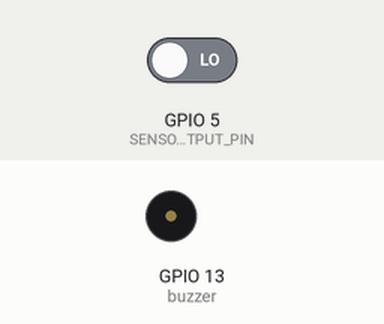
Simulated run of this sketch. Board: ESP8266 (NodeMCU). Parts: buzzer (waves = sounding, pin HIGH). The inputs (shaded band) are chosen by the test bench; at power-on: GPIO 5 (SENSOR_OUTPUT_PIN) LOW. WiFi joins after 1.5 s; servers stay silent unless stated; what the sketch prints to the serial monitor is not drawn.

Above: at 3.7 s.
3.8 s: GPIO 5 (SENSOR_OUTPUT_PIN) driven HIGH
At 5.9 s:
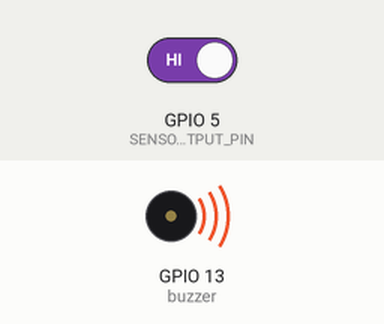
10.0 s: GPIO 5 (SENSOR_OUTPUT_PIN) driven LOW
At 11.7 s:
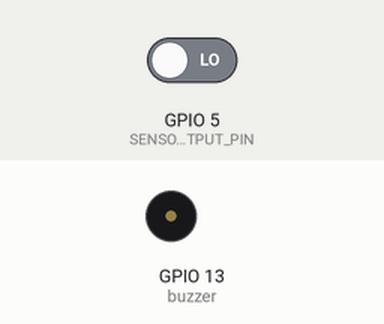
Timing chart, 0 to 13.0 s (numbered marks = the images above; inputs shaded):
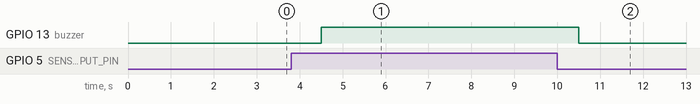

The sketch:

ProjetIOT.ino
```cpp
//----------------------------------------Include the NodeMCU ESP8266 Library
#include <ESP8266WiFi.h>
//#include "MQ2.h"
#include <WiFiClient.h>
#include <ESP8266WebServer.h>
#include<string.h>
//----------------------------------------

#include "DHT.h"  //--> Include the DHT Sensor Library
#define DHTTYPE DHT11 //--> Defines the type of DHT sensor used (DHT11, DHT21, and DHT22), in this project the sensor used is DHT11.

#include "PageIndex.h" //--> Include the contents of the User Interface Web page, stored in the same folder as the .ino file

int SENSOR_OUTPUT_PIN = 5;

const int buzzer =  13;
//----------------------------------------SSID and Password of your WiFi router
char ssid[] = "Airbox-343A";
char password[] = "EJJBHJmJ";
//----------------------------------------
String person;
//char ssid[] = "iPhone de Menyara";
//char password[] = "Menza1111";
ESP8266WebServer server(80);  //--> Server on port 80

const int DHTPin = 4; //--> The pin used for the DHT11 sensor is Pin D1=Pin 5
DHT dht(DHTPin, DHTTYPE); //--> Initialize DHT sensor, DHT dht(Pin_used, Type_of_DHT_Sensor);

//----------------------------------------This routine is executed when you open NodeMCU ESP8266 IP Address in browser
void handleRoot() {
 String s = MAIN_page; //--> Read HTML contents
 server.send(200, "text/html", s); //--> Send web page
}
//----------------------------------------
//----------------------------------------Procedure for reading the temperature value of a DHT11 sensor
void handleDHT11Temperature() {
  float t = dht.readTemperature();  //--> Read temperature as Celsius (the default). If you want to read the temperature sensor in Fahrenheit, use this -> float t = dht.readTemperature (true);
  String Temperature_Value = String(t);

  server.send(200, "text/plane", Temperature_Value); //--> Send Temperature value only to client ajax request

  if (isnan(t)) { //--> Check if any reads failed and exit early (to try again).
    Serial.println("Failed to read from DHT sensor!");
  }
  else {
    Serial.print("DHT11 || Temperature : ");
    Serial.print(t);
    Serial.print(" || ");
  }
}
//----------------------------------------
//----------------------------------------Procedure for reading humidity values from DHT11 sensors
void handleDHT11Humidity() {
  float h = dht.readHumidity();
  String Humidity_Value = String(h);

  server.send(200, "text/plane", Humidity_Value); //--> Send Humidity value only to client ajax request
  if (isnan(h)) {
    Serial.println("Failed to read from DHT sensor !");
  }
  else {
    Serial.print("Humidity : ");
    Serial.println(h);
  }
}

//----------------------------------------
//----------------------------------------Setup


void setup(void){
  Serial.begin(115200);
  delay(500);
  dht.begin();  //--> Start reading DHT11 sensors
  delay(500);

  WiFi.begin(ssid, password); //--> Connect to your WiFi router
  Serial.println("");

  //----------------------------------------Wait for connection
  Serial.print("Connecting");
  while (WiFi.status() != WL_CONNECTED) {
    Serial.print(".");
  }

  Serial.println("");
  Serial.print("Successfully connected to : ");
  Serial.println(ssid);
  Serial.print("IP address: ");
  Serial.println(WiFi.localIP());
  pinMode(buzzer, OUTPUT);
  pinMode (SENSOR_OUTPUT_PIN, INPUT);
  // sensor output pin to PIN DI of NODE MCU
  // pinMode (LED, OUTPUT) ;
//led output PIN D4 Of NODE MCU

  //----------------------------------------
  server.on("/", handleRoot); //--> Routine to handle at root location. This is to display web page.
  server.on("/readTemperature", handleDHT11Temperature);  //--> Routine to handle the call procedure handleDHT11Temperature
  server.on("/readHumidity", handleDHT11Humidity);  //--> Routine to handle the call procedure handleDHT11Humidity
  server.begin(); //--> Start server
  Serial.println("HTTP server started");
}
//----------------------------------------
//----------------------------------------Loop
void loop(){
  server.handleClient();  //Handle client requests

  int sensorvalue = digitalRead (SENSOR_OUTPUT_PIN);

  if (sensorvalue==1)
  {
    digitalWrite(buzzer, HIGH);
    person = "person detected";
  Serial.println ("person dected ");
  }
  else {
  person ="  ";
  Serial.println ("no person detected");
  digitalWrite(buzzer, LOW);

  }
 delay(1000);

}


//----------------------------------------
```

PageIndex.h
```cpp
const char MAIN_page[] PROGMEM = R"=====(
<!DOCTYPE html>
<html>
  <head>
    <meta name="viewport" content="width=device-width, initial-scale=1">
    <link href="https://use.fontawesome.com/releases/v5.7.2/css/all.css" rel="stylesheet">
    <style>
      html {
        font-family: Arial;
        display: inline-block;
        margin: 0px auto;
        text-align: center;
      }
      h1 { font-size: 2.0rem; }
      p { font-size: 2.0rem; }
      .units { font-size: 1.2rem; }
      .dht-labels{
        font-size: 1.5rem;
        vertical-align:middle;
        padding-bottom: 15px;
      }
    </style>
  </head>
  <body>
    <h1>Projet IOT IIA4 </h1>
    <h2>  Detection de la temperature et d'humidite avec ESP8266 and DHT11</h2>
    <p>
      <i class="fa fa-thermometer-half" style="font-size:3.0rem;color:#62a1d3;"></i>
      <span class="dht-labels">Temperature : </span>
      <span id="TemperatureValue">0</span>
      <sup class="units">&deg;C</sup>
    </p>
    <p>
      <i class="fa fa-tint" style="font-size:3.0rem;color:#75e095;"></i>
      <span class="dht-labels">Humidite : </span>
      <span id="HumidityValue">0</span>
      <sup class="units">%</sup>
    </p>

    <p>
      <i class="far fa-clock" style="font-size:1.0rem;color:#e3a8c7;"></i>
      <span style="font-size:1.0rem;">Time </span>
      <span id="time" style="font-size:1.0rem;"></span>

      <i class="far fa-calendar-alt" style="font-size:1.0rem;color:#f7dc68";></i>
      <span style="font-size:1.0rem;">Date </span>
      <span id="date" style="font-size:1.0rem;"></span>
    </P>

    <script>
      setInterval(function() {
        // Call a function repetatively with 2 Second interval
        getTemperatureData();
        getHumidityData();
      }, 2000);

      setInterval(function() {
        // Call a function repetatively with 1 Second interval
        Time_Date();
      }, 1000);

      function getTemperatureData() {
        var xhttp = new XMLHttpRequest();
        xhttp.onreadystatechange = function() {
          if (this.readyState == 4 && this.status == 200) {
            document.getElementById("TemperatureValue").innerHTML =
            this.responseText;
          }
        };
        xhttp.open("GET", "readTemperature", true);
        xhttp.send();
      }

      function getHumidityData() {
        var xhttp = new XMLHttpRequest();
        xhttp.onreadystatechange = function() {
          if (this.readyState == 4 && this.status == 200) {
          document.getElementById("HumidityValue").innerHTML =
          this.responseText;
          }
        };
        xhttp.open("GET", "readHumidity", true);
        xhttp.send();
      }
      function Time_Date() {
        var t = new Date();
        document.getElementById("time").innerHTML = t.toLocaleTimeString();
        var d = new Date();
        const dayNames = ["Sunday", "Monday", "Tuesday", "Wednesday", "Thursday", "Friday","Saturday"];
        const monthNames = ["January", "February", "March", "April", "May", "June","July", "August", "September", "October", "November", "December"];
        document.getElementById("date").innerHTML = dayNames[d.getDay()] + ", " + d.getDate() + "-" + monthNames[d.getMonth()] + "-" + d.getFullYear();
      }
    </script>
  </body>
</html>
)=====";
```

Measured:
- after the input at 3.8 s, GPIO 13 (buzzer): LOW → HIGH after 0.70 s
- after the input at 10.0 s, GPIO 13 (buzzer): HIGH → LOW after 0.51 s
